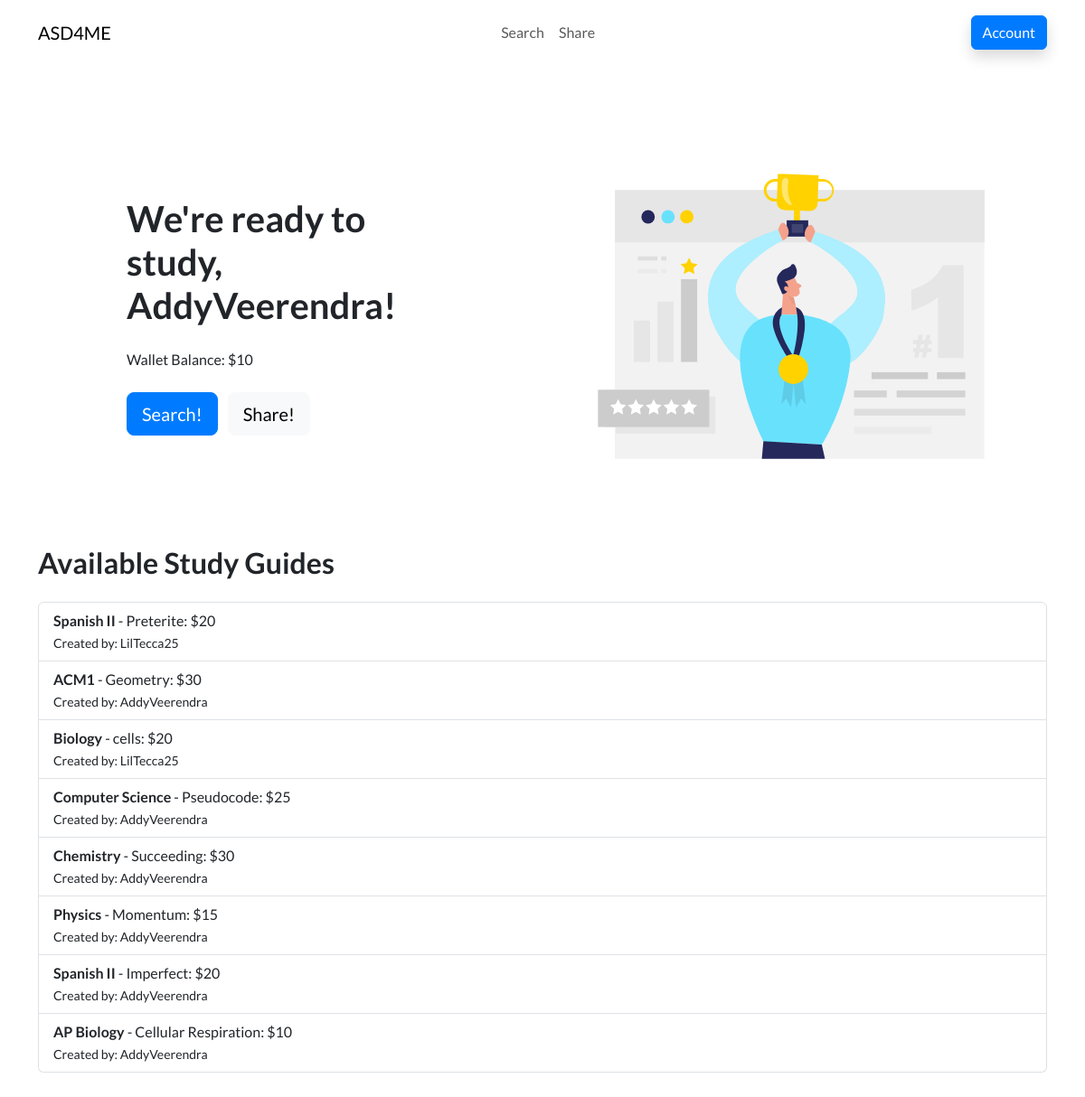
Page /market/ (signed in) on the earlier database version.
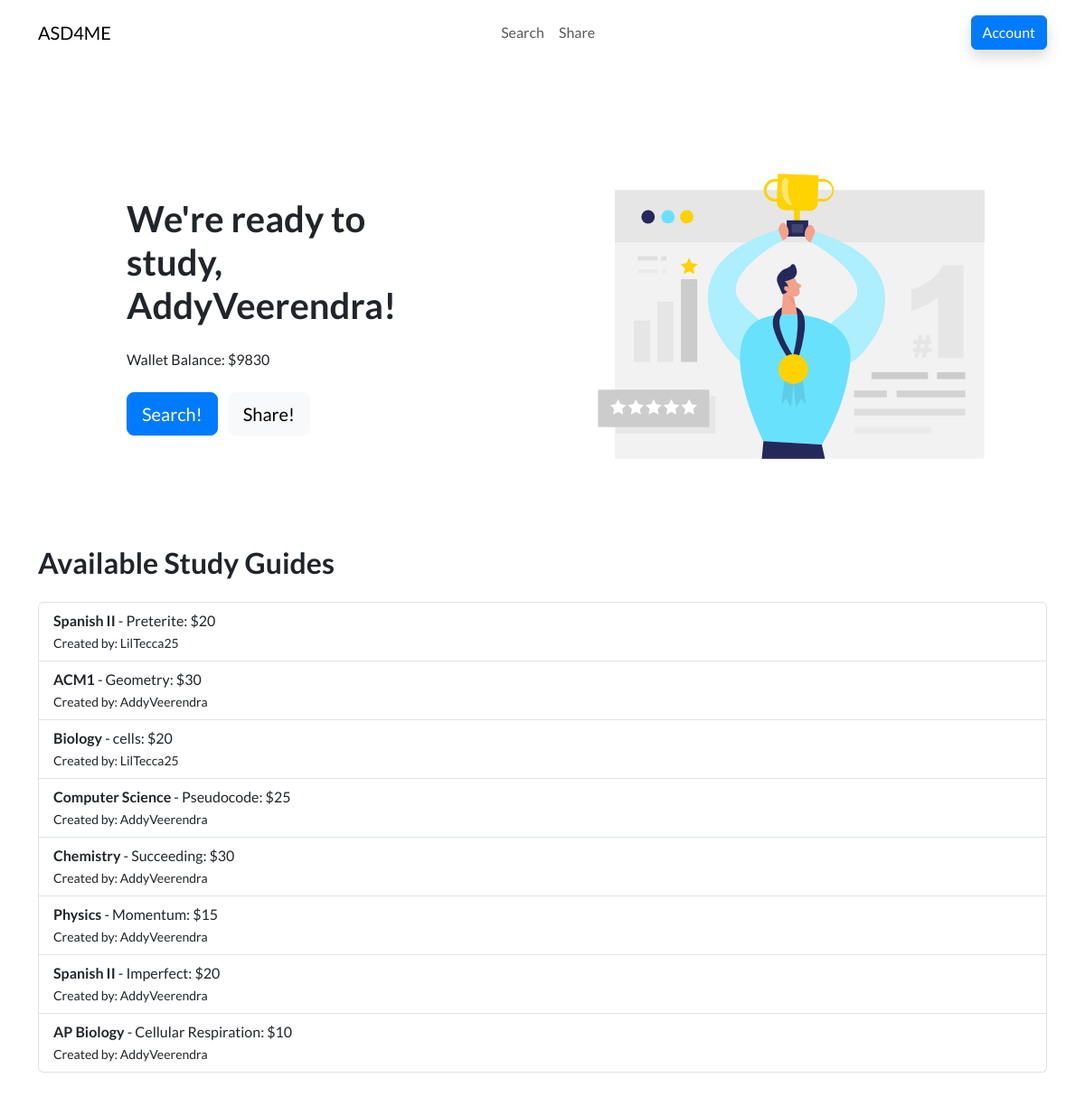
Same page on the later database version.
### models.py (models this page shows)
class User(db.Model, UserMixin):
    id = db.Column(db.Integer, primary_key=True)
    username = db.Column(db.String(20), nullable=False, unique=True)
    password = db.Column(db.String(80), nullable=False)
    wallet = db.Column(db.Integer, nullable=False, default=0)
    is_admin = db.Column(db.Boolean, default=False, nullable=False)
    cart = db.relationship('Cart', uselist=False, backref='user')

### Market.py (the view)
@market_bp.route('/')
@login_required
def market_home():
    user = current_user
    items = StudyGuide.query.all()
    return render_template('market.html', user=user, items=items)

### ASD4ME.py (called while the page is built)
@login_manager.user_loader
def load_user(user_id):
    return User.query.get(int(user_id))

### templates/market.html (shortened to what this page needs)
<!DOCTYPE html>
<html data-bs-theme="light" lang="en">
<head>
    <link rel="stylesheet" href="{{ url_for('static', filename='assets/bootstrap/css/bootstrap.min.css') }}">
    <link rel="stylesheet" href="{{ url_for('static', filename='assets/css/styles.min.css') }}">
</head>
<body>
    <nav class="navbar navbar-expand-md fixed-top navbar-shrink py-3 navbar-light" id="mainNav">
        <div class="container">
            <a class="navbar-brand d-flex align-items-center" href="/market"><span>ASD4ME</span></a>
            <div class="collapse navbar-collapse" id="navcol-1">
                <ul class="navbar-nav mx-auto">
                    <li class="nav-item"><a class="nav-link" href="/market/search">Search</a></li>
                    <li class="nav-item"><a class="nav-link" href="/market/share">Share</a></li>
                </ul>
                <a class="btn btn-primary shadow" role="button" href="/market/account">Account</a>
            </div>
        </div>
    </nav>
    <section class="py-5 mt-5">
        <div class="container py-4 py-xl-5">
            <div class="row gy-4 gy-md-0">
                <div class="col-md-6 text-center text-md-start d-flex d-sm-flex d-md-flex justify-content-center align-items-center justify-content-md-start align-items-md-center justify-content-xl-center">
                    <div style="max-width: 350px;">
                        <h1 class="display-6 fw-bold mb-4">We're ready to study, <span class="underline">{{ user.username }}</span>!</h1>
                        <p class="my-4">Wallet Balance: ${{ user.wallet }}</p>
                        <a class="btn btn-primary btn-lg me-2" role="button" href="/market/search">Search!</a>
                        <a class="btn btn-light btn-lg" role="button" href="/market/share">Share!</a>
                    </div>
                </div>
                <div class="col-md-6">
                    <div>
                        <img class="rounded img-fluid w-100 fit-cover" style="min-height: 300px;" src="{{ url_for('static', filename='assets/img/illustrations/ranking.svg') }}">
                    </div>
                </div>
            </div>
            <div class="row mt-5">
                <div class="col-12">
                    <h2 class="fw-bold mb-4">Available Study Guides</h2>
                    <ul class="list-group">
                        {% for item in items %}
                            <li class="list-group-item">
                                <strong>{{ item.Class }}</strong> - {{ item.UnitTopic }}: ${{ item.Price }}<br>
                                <small>Created by: {{ item.Creator }}</small>
                            </li>
                        {% endfor %}
                    </ul>
                </div>
            </div>
        </div>
    </section>
</body>
</html>

Differences in the rows shown:
changed User "AddyVeerendra": wallet "10" → "9830"
